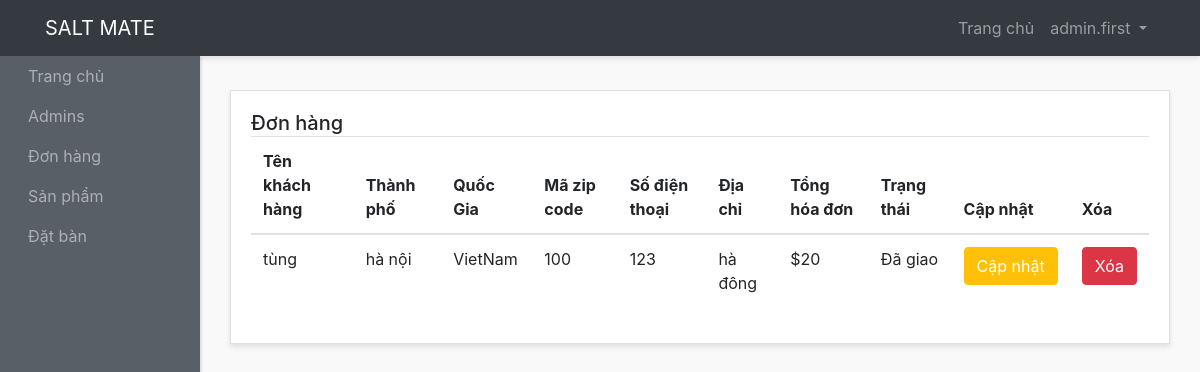
The page /admin-panel/orders-admins/show-orders.php (signed in) on the database its author committed.
### tables this page shows
CREATE TABLE `orders` (
  `id` int(10) NOT NULL,
  `first_name` varchar(200) NOT NULL,
  `last_name` varchar(200) NOT NULL,
  `state` varchar(200) NOT NULL,
  `street_address` varchar(200) NOT NULL,
  `town` varchar(200) NOT NULL,
  `zip_code` varchar(20) NOT NULL,
  `phone` varchar(20) NOT NULL,
  `user_id` int(10) NOT NULL,
  `status` varchar(200) NOT NULL,
  `total_price` int(10) NOT NULL,
  `created_at` timestamp NOT NULL DEFAULT current_timestamp()
);

### admin-panel/orders-admins/show-orders.php (the view, shortened to what this page needs)
<?php require "../layouts/header.php"; ?>
<?php require "../../config/config.php"; ?>
<?php
  $orders = $conn->query("SELECT * FROM orders");
  $orders->execute();
  $allOrders = $orders->fetchAll(PDO::FETCH_OBJ);
?>
      <div class="row">
        <div class="col">
          <div class="card">
            <div class="card-body">
              <h5 class="card-title mb-4 d-inline">Đơn hàng</h5>
              <table class="table">
                <thead>
                  <tr>
                    <th scope="col">Tên khách hàng</th>
                    <th scope="col">Thành phố</th>
                    <th scope="col">Quốc Gia</th>
                    <th scope="col">Mã zip code</th>
                    <th scope="col">Số điện thoại</th>
                    <th scope="col">Địa chỉ</th>
                    <th scope="col">Tổng hóa đơn</th>
                    <th scope="col">Trạng thái</th>
                    <th scope="col">Cập nhật</th>
                    <th scope="col">Xóa</th>
                  </tr>
                </thead>
                <tbody>
                  <?php foreach($allOrders as $order) : ?>
                  <tr>
                    <td><?php echo $order->first_name; ?></td>
                    <td><?php echo $order->town; ?></td>
                    <td><?php echo $order->state; ?></td>
                    <td>
                    <?php echo $order->zip_code; ?>
                    </td>
                    <td><?php echo $order->phone; ?></td>
                    <td>
                    <?php echo $order->street_address; ?>
                    </td>
                    <td>$<?php echo $order->total_price; ?></td>
                    <td><?php echo $order->status; ?></td>
                    <td><a href="change-status.php?id=<?php echo $order->id; ?>" class="btn btn-warning  text-white text-center ">Cập nhật</a></td>
                    <td><a href="delete-orders.php?id=<?php echo $order->id; ?>" class="btn btn-danger  text-center ">Xóa</a></td>
                  </tr>
                 <?php endforeach; ?>
                </tbody>
              </table>
            </div>
          </div>
        </div>
<?php require "../layouts/footer.php"; ?>

### admin-panel/styles/style.css (style rules this page uses)
body { background:#f9f9f9; }
.card { margin-bottom: 15px; border-radius:0; box-shadow: 0 3px 5px rgba(0,0,0,.1); }

### rows shown on the page
orders: first_name "tùng", town "hà nội", state "VietNam", zip_code "100", phone "123", street_address "hà đông", total_price "20", status "Đã giao"

### other values the page prints
$_SESSION['admin_name'] "admin.first"
